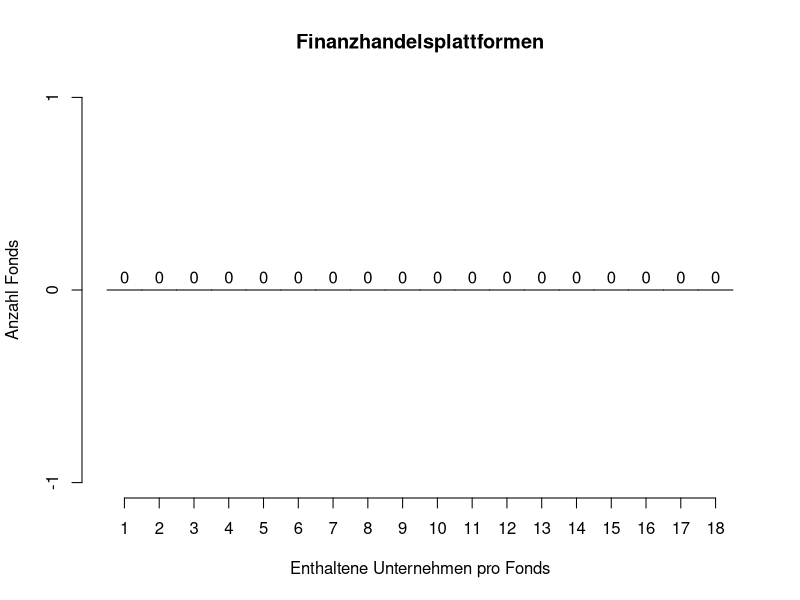

Recreate this plot in R.
#Anzeigen und Setzen des Working Directorys
getwd()
setwd("/Users/jonas/Documents/Promotion/Datenauswertung/Daten/Bereinigte Daten DE und USA (final)")


# Aktivieren der Pakete
library(tidyverse)
library(dplyr)


# Erstellen einer Liste filenames, die die Dateinamen der Bestandslisten enthält
filenames <- list.files()


# Einlesen aller Bestandslisten in einer Liste mit dem Namen fund_list
# 204 DE_ETFs
# 235 US_ETFs - 17 Currency Hedged ETFs (enthalten nur einen anderen ETF und Currency Forwards)
# Insgesamt: 422 Bestandslisten
fund_list  <- lapply(filenames, read.csv2)


# Erstellen einer Liste mit dem Namen ISIN_list, die die ISINS der zu suchenden Unternehmen enthält
# In die Auswertung werden nur die börsennotierten Unternehmen der zu untersuchenden Branche einbezogen.
ISIN_list <- c("AU000000ANZ3",     # Australia and New Zealand Banking (ANZ)
               "ES0113211835",     # Banco Bilbao (BBVA)
               "ES0113900J37",     # Banco Santander
               "US0605051046",     # Bank of America
               "GB0031348658",     # Barclays
               "US05541T1016",     # BGC Partners
               "US1729674242",     # Citigroup
               "NO0010031479",     # DNB Bank
               "US38141G1040",     # Goldman Sachs
               "US45866F1049",     # Intercontinental Exchange
               "US46625H1005",     # JPMorgan Chase
               "GB0008706128",     # Lloyds Banking
               "GB00B0SWJX34",     # London Stock Exchange
               "US57060D1081",     # MarketAxess Holdings
               "US6311031081",     # NASDAQ
               "CA7800871021",     # Royal Bank of Canada
               "GB0004082847",     # Standard Chartered
               "CA8911605092",     # Toronto Dominion Bank
               "CH0244767585",     # UBS
               "US9282541013")     # Virtu Financial



# Ertstellen einer leeren Liste mit dem Namen data, um die Daten zu speichern
data <- list()

# Loop über alle Fonds (funds)
for (fund in fund_list) {
  
  # Erstellen eines numerischen Vektors in der Länge der ISIN_list für eine Reihe
  row <- numeric(length(ISIN_list))
  
  # Loop über alle ISINs
  for (i in seq_along(ISIN_list)) {
    
    # Überprüfen, ob ISIN im Fonds (fund) vorkommt, und Ergebnis mit 0 oder 1 im Vektor row festhalten
    row[i] <- as.integer(ISIN_list[i] %in% fund$ISIN)
  }
  
  # Anhängen des Vektors für die aktuellen Reihe (für einen Fonds) an die Liste data
  data <- append(data, list(row))
}


# Benennen der Vektoren für die Fonds nach den Fondsnamen (wie in den Dateinamen)
names(data) <- filenames


# Konvertieren der Liste data zu einer Matrix
matrix_combined <- t(bind_rows(data))
colnames(matrix_combined) <- ISIN_list


#Konvertieren der Matrix zu einem Data Frame
df_combined <- as.data.frame(matrix_combined)


# Anfügen einer weiteren Spalte mit der Summe aller Treffer pro Fonds
df_combined$Summe <- rowSums(df_combined)


# Erstellen eines neuen Data Frames unter Zuweisung des Werts NA bei einer Summe 0
# Diese Anpassung dient der statistischen Auswertung. Fonds, die kein einziges Unternehmen der Branche halten, sind neutral
# in ihrem Interesse und müssen daher bei der Auswertung ausgeklammert werden.
df_cleaned <- df_combined
df_cleaned$Summe [df_cleaned$Summe == 0] <- NA


# Statistische Auswertung
summary(df_combined$Summe)
summary(df_cleaned$Summe)


# Grafische Darstellung mittels Histogramm
h <- hist(df_cleaned$Summe,
          main = "Finanzhandelsplattformen",
          xlab = "Enthaltene Unternehmen pro Fonds",
          ylab = "Anzahl Fonds",
          breaks = seq(0.5, 18.5, length = 19),
          xaxt = 'n')
axis(side = 1, at=seq(1, 18, 1))
text(h$mids, h$counts, labels = h$counts, adj = c(0.5, -0.5))
